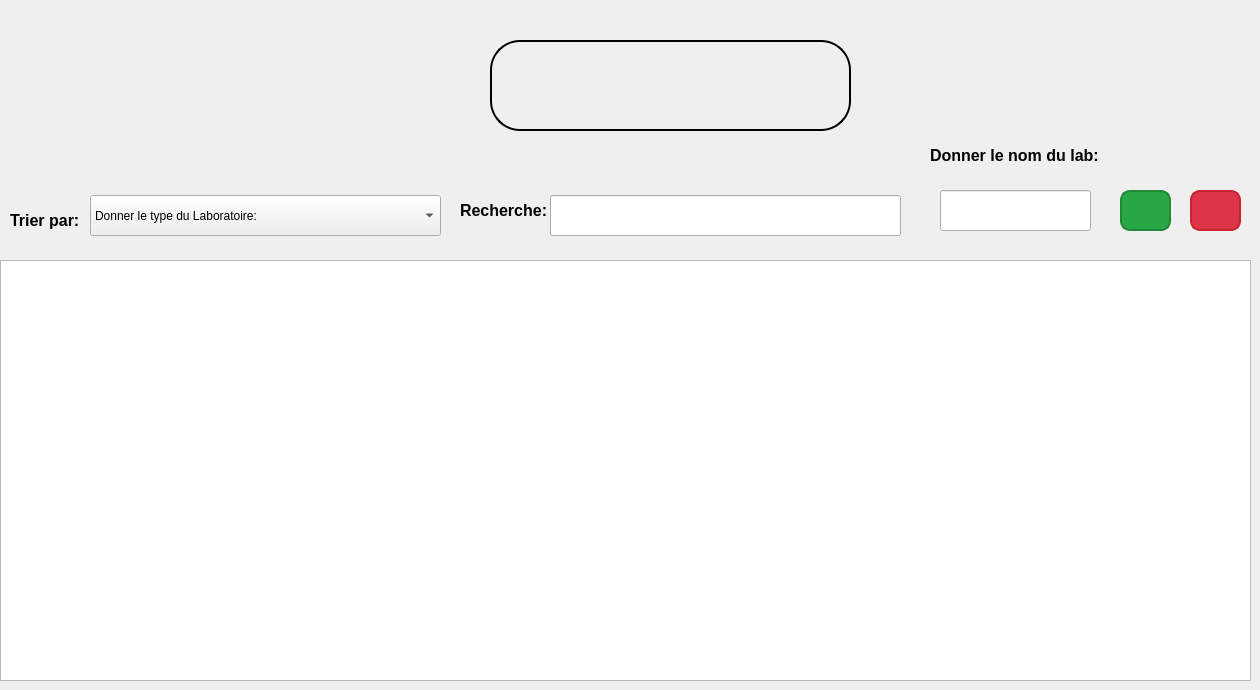
      <widget class="QWidget" name="lirect_7">
       <attribute name="title">
        <string>Affichage</string>
       </attribute>
       <widget class="QComboBox" name="comboBox_Tri">
        <property name="geometry">
         <rect>
          <x>90</x>
          <y>195</y>
          <width>351</width>
          <height>41</height>
         </rect>
        </property>
        <item>
         <property name="text">
          <string>Donner le type du Laboratoire:</string>
         </property>
        </item>
        <item>
         <property name="text">
          <string>Type</string>
         </property>
        </item>
        <item>
         <property name="text">
          <string>Statut</string>
         </property>
        </item>
        <item>
         <property name="text">
          <string>Nb_Projets</string>
         </property>
        </item>
       </widget>
       <widget class="QLabel" name="label_111">
        <property name="geometry">
         <rect>
          <x>10</x>
          <y>210</y>
          <width>91</width>
          <height>21</height>
         </rect>
        </property>
        <property name="styleSheet">
         <string notr="true">QLabel {
    font-size: 16px;    /* Set font size to 16px */
    font-weight: bold;  /* Make text bold */
    color: black;       /* Black text (default, change if needed) */
}
</string>
        </property>
        <property name="text">
         <string>Trier par:</string>
        </property>
       </widget>
       <widget class="QLabel" name="label_112">
        <property name="geometry">
         <rect>
          <x>460</x>
          <y>200</y>
          <width>91</width>
          <height>20</height>
         </rect>
        </property>
        <property name="styleSheet">
         <string notr="true">QLabel {
    font-size: 16px;    /* Set font size to 16px */
    font-weight: bold;  /* Make text bold */
    color: black;       /* Black text (default, change if needed) */
}
</string>
        </property>
        <property name="text">
         <string>Recherche:</string>
        </property>
       </widget>
       <widget class="QLineEdit" name="rechercherLabo">
        <property name="geometry">
         <rect>
          <x>550</x>
          <y>195</y>
          <width>351</width>
          <height>41</height>
         </rect>
        </property>
       </widget>
       <widget class="QWidget" name="widget_10" native="true">
        <property name="geometry">
         <rect>
          <x>490</x>
          <y>40</y>
          <width>361</width>
          <height>91</height>
         </rect>
        </property>
        <property name="styleSheet">
         <string notr="true">background-color: qlineargradient(
    spread:pad,
    x1:0, y1:0, x2:1, y2:0,
    stop:0 #d30102,
    stop:0.499 #d30102,
    stop:0.5 white,
    stop:1 white
);
border-radius: 30px; 
border: 2px solid black; </string>
        </property>
        <widget class="QPushButton" name="pushButtonStat_16">
         <property name="geometry">
          <rect>
           <x>40</x>
           <y>0</y>
           <width>91</width>
           <height>91</height>
          </rect>
         </property>
         <property name="styleSheet">
          <string notr="true">QPushButton {
    background: transparent;
    border: none;
}</string>
         </property>
         <property name="text">
          <string/>
         </property>
         <property name="icon">
          <iconset resource="images/images.qrc">
           <normaloff>:/images/stat.png</normaloff>:/images/stat.png</iconset>
         </property>
         <property name="iconSize">
          <size>
           <width>50</width>
           <height>50</height>
          </size>
         </property>
        </widget>
        <widget class="QPushButton" name="btnExportExcel">
         <property name="geometry">
          <rect>
           <x>190</x>
           <y>10</y>
           <width>131</width>
           <height>71</height>
          </rect>
         </property>
         <property name="styleSheet">
          <string notr="true">QPushButton {
    background: transparent;
    border: none;
}</string>
         </property>
         <property name="text">
          <string/>
         </property>
         <property name="icon">
          <iconset resource="images/images.qrc">
           <normaloff>:/images/doc.png</normaloff>:/images/doc.png</iconset>
         </property>
         <property name="iconSize">
          <size>
           <width>50</width>
           <height>50</height>
          </size>
         </property>
        </widget>
       </widget>
       <widget class="QPushButton" name="pushButton_34">
        <property name="geometry">
         <rect>
          <x>1120</x>
          <y>190</y>
          <width>51</width>
          <height>41</height>
         </rect>
        </property>
        <property name="styleSheet">
         <string notr="true">QPushButton {
    background-color: #28A745;  /* Bright green background */
    color: white;               /* White text */
    font-size: 16px;            /* Font size */
    font-weight: bold;          /* Bold text */
    border: 2px solid #218838;  /* Darker green border */
    border-radius: 10px;        /* Rounded corners */
    padding: 8px 16px;          /* Padding for size adjustment */
}

QPushButton:hover {
    background-color: #218838;  /* Darker green on hover */
}

QPushButton:pressed {
    background-color: #1E7E34;  /* Even darker green when pressed */
}
</string>
        </property>
        <property name="text">
         <string/>
        </property>
        <property name="icon">
         <iconset theme="QIcon::ThemeIcon::MailMessageNew"/>
        </property>
       </widget>
       <widget class="QPushButton" name="pushButton_37">
        <property name="geometry">
         <rect>
          <x>1190</x>
          <y>190</y>
          <width>51</width>
          <height>41</height>
         </rect>
        </property>
        <property name="styleSheet">
         <string notr="true">QPushButton {
    background-color: #DC3545;  /* Bright red background */
    color: white;               /* White text */
    font-size: 16px;            /* Font size */
    font-weight: bold;          /* Bold text */
    border: 2px solid #C82333;  /* Darker red border */
    border-radius: 10px;        /* Rounded corners */
    padding: 8px 16px;          /* Padding for size adjustment */
}

QPushButton:hover {
    background-color: #C82333;  /* Darker red on hover */
}

QPushButton:pressed {
    background-color: #A71D2A;  /* Even darker red when pressed */
}
</string>
        </property>
        <property name="text">
         <string/>
        </property>
        <property name="icon">
         <iconset theme="QIcon::ThemeIcon::EditDelete"/>
        </property>
       </widget>
       <widget class="QTableView" name="tableView">
        <property name="geometry">
         <rect>
          <x>0</x>
          <y>260</y>
          <width>1251</width>
          <height>421</height>
         </rect>
        </property>
        <property name="styleSheet">
         <string notr="true"/>
        </property>
       </widget>
       <widget class="QLineEdit" name="lineEdit_44">
        <property name="geometry">
         <rect>
          <x>940</x>
          <y>190</y>
          <width>151</width>
          <height>41</height>
         </rect>
        </property>
       </widget>
       <widget class="QLabel" name="label_115">
        <property name="geometry">
         <rect>
          <x>930</x>
          <y>140</y>
          <width>171</width>
          <height>31</height>
         </rect>
        </property>
        <property name="styleSheet">
         <string notr="true">QLabel {
    font-size: 16px;    /* Set font size to 16px */
    font-weight: bold;  /* Make text bold */
    color: black;       /* Black text (default, change if needed) */
}
</string>
        </property>
        <property name="text">
         <string>Donner le nom du lab: :</string>
        </property>
       </widget>
       <widget class="QLabel" name="label_result">
        <property name="geometry">
         <rect>
          <x>50</x>
          <y>80</y>
          <width>171</width>
          <height>41</height>
         </rect>
        </property>
        <property name="text">
         <string/>
        </property>
       </widget>
       <zorder>tableView</zorder>
       <zorder>comboBox_Tri</zorder>
       <zorder>label_111</zorder>
       <zorder>label_112</zorder>
       <zorder>rechercherLabo</zorder>
       <zorder>widget_10</zorder>
       <zorder>pushButton_34</zorder>
       <zorder>pushButton_37</zorder>
       <zorder>lineEdit_44</zorder>
       <zorder>label_115</zorder>
       <zorder>label_result</zorder>
      </widget>
